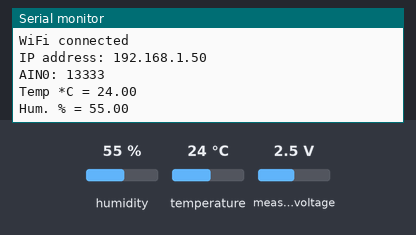
This sketch was run on a simulated ESP8266 (NodeMCU). On the bench: the last lines printed to the serial monitor. The test bench sets the inputs (shaded band); at power-on: humidity 55 %, measured voltage 2.5 V, temperature 24 °C. WiFi joins after 1.5 s; servers stay silent unless stated; not simulated (calls return 0 or success): Secrets.h.

Above: at 2.7 s.
2.8 s: humidity set to 22 %
At 4.2 s:
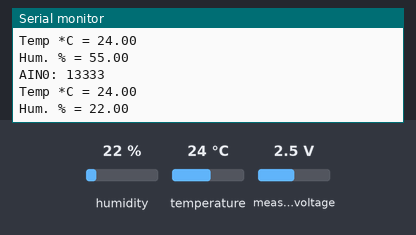
4.3 s: measured voltage set to 0.1 V
5.8 s: temperature set to 12 °C
At 6.8 s:
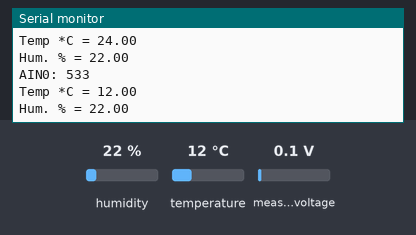
7.3 s: measured voltage set to 1.2 V
At 8.6 s:
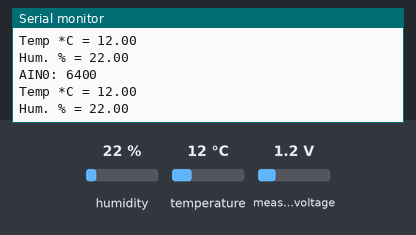
8.8 s: humidity set to 40 %
At 11.0 s:
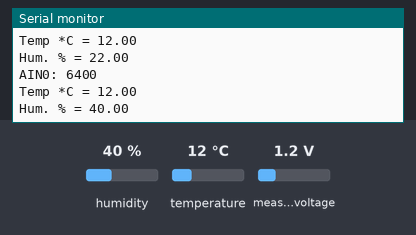
Timing chart, 0 to 11.3 s (numbered marks = the images above; inputs shaded):
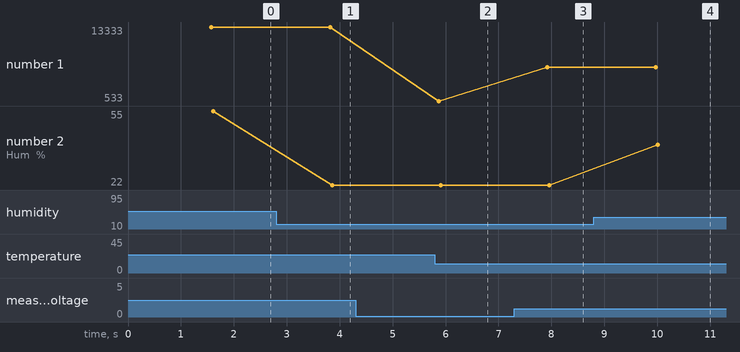

The sketch:

ESP8266_VOC.ino
```cpp
#include "Arduino.h"

#include <ESP8266WiFi.h>
#include <Wire.h>
#include <Adafruit_ADS1015.h>
#include <Adafruit_SHT31.h>

#include "Secrets.h"

Adafruit_ADS1115 ads;  /* Use this for the 16-bit version */
Adafruit_SHT31 sht31 = Adafruit_SHT31();

//Replace with your thingspeak API key,
String apiKey = APIKEY;
//WIFI credentials go here
const char* ssid     = SSID;
const char* password = PASSWORD;

const char* server = "api.thingspeak.com";
WiFiClient client;

const unsigned long interval = 300000;  //5min  15min=900000
unsigned long previousMillis = 300000;


void setup(void)
{
  Serial.begin(9600);

  //Connecting to SHT31
  if (! sht31.begin(0x44)) {   //0x45 is an alternative address
    Serial.println("Couldn't find SHT31");
    while (1) delay(1);
  }

  Serial.println("Getting single-ended readings from AIN0..3");
  Serial.println("ADC Range: +/- 6.144V (1 bit = 3mV/ADS1015, 0.1875mV/ADS1115)");

  // The ADC input range (or gain) can be changed via the following
  // functions, but be careful never to exceed VDD +0.3V max, or to
  // exceed the upper and lower limits if you adjust the input range!
  // Setting these values incorrectly may destroy your ADC!
  //                                                                ADS1015  ADS1115
  //                                                                -------  -------
  ads.setGain(GAIN_TWOTHIRDS);  	// 2/3x gain +/- 6.144V  1 bit = 3mV      0.1875mV (default)
  // ads.setGain(GAIN_ONE);        	// 1x gain   +/- 4.096V  1 bit = 2mV      0.125mV
  // ads.setGain(GAIN_TWO);        	// 2x gain   +/- 2.048V  1 bit = 1mV      0.0625mV
  // ads.setGain(GAIN_FOUR);       	// 4x gain   +/- 1.024V  1 bit = 0.5mV    0.03125mV
  // ads.setGain(GAIN_EIGHT);      	// 8x gain   +/- 0.512V  1 bit = 0.25mV   0.015625mV
  // ads.setGain(GAIN_SIXTEEN);    	// 16x gain  +/- 0.256V  1 bit = 0.125mV  0.0078125mV
  ads.begin();

  //Connecting to network
  Serial.print("Connecting to ");
  Serial.println(ssid);

  WiFi.begin(ssid, password);

  while (WiFi.status() != WL_CONNECTED) {
    delay(500);
    Serial.print(".");
  }

  Serial.println("");
  Serial.println("WiFi connected");
  Serial.print("IP address: ");
  Serial.println(WiFi.localIP());
}

void loop(void)
{
  int16_t adc0;//, adc1, adc2, adc3;

  adc0 = ads.readADC_SingleEnded(0);
  Serial.print("AIN0: "); Serial.println(adc0);

  float t = sht31.readTemperature();
  float h = sht31.readHumidity();

  if (! isnan(t)) {  // check if 'is not a number'
    Serial.print("Temp *C = "); Serial.println(t);
  } else {
    Serial.println("Failed to read temperature");
  }

  if (! isnan(h)) {  // check if 'is not a number'
    Serial.print("Hum. % = "); Serial.println(h);
  } else {
    Serial.println("Failed to read humidity");
  }
  Serial.println();

  //Send to ThingSpeak
  if ((unsigned long)(millis() - previousMillis) >= interval)
  {
	  if (client.connect(server,80)) {  //   "184.106.153.149" or api.thingspeak.com
		String postStr = apiKey;
			   postStr +="&field1=";
			   postStr += String(adc0);
			   postStr +="&field2=";
			   postStr += String(t);
			   postStr +="&field3=";
			   postStr += String(h);
			   postStr += "\r\n\r\n";

		 client.print("POST /update HTTP/1.1\n");
		 client.print("Host: api.thingspeak.com\n");
		 client.print("Connection: close\n");
		 client.print("X-THINGSPEAKAPIKEY: "+apiKey+"\n");
		 client.print("Content-Type: application/x-www-form-urlencoded\n");
		 client.print("Content-Length: ");
		 client.print(postStr.length());
		 client.print("\n\n");
		 client.print(postStr);
	  }
	  client.stop();

  previousMillis = millis();
  }
  delay(2000);
}
```

Measured:
- after the input at 2.8 s, the serial monitor: prints a new line after 1.1 s (image 1)
- after the input at 5.8 s, the serial monitor: prints a new line after 0.11 s (image 2)
- after the input at 7.3 s, the serial monitor: prints a new line after 0.62 s (image 3)
- after the input at 8.8 s, the serial monitor: prints a new line after 1.2 s (image 4)
- plotted number 1: 533 → 6400 after the input at 7.3 s
- plotted number 2: 55 → 22 after the input at 2.8 s, 22 → 40 after the input at 8.8 s
